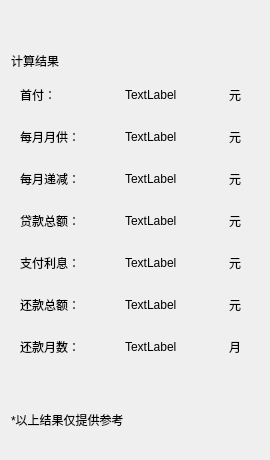
      <widget class="QWidget" name="widget_21" native="true">
       <property name="minimumSize">
        <size>
         <width>270</width>
         <height>0</height>
        </size>
       </property>
       <property name="maximumSize">
        <size>
         <width>250</width>
         <height>16777215</height>
        </size>
       </property>
       <property name="styleSheet">
        <string notr="true">font: 9pt &quot;锐字锐线怒放黑简1.0&quot;;</string>
       </property>
       <layout class="QGridLayout" name="gridLayout_49">
        <item row="0" column="0">
         <spacer name="verticalSpacer_11">
          <property name="orientation">
           <enum>Qt::Vertical</enum>
          </property>
          <property name="sizeType">
           <enum>QSizePolicy::Maximum</enum>
          </property>
          <property name="sizeHint" stdset="0">
           <size>
            <width>20</width>
            <height>40</height>
           </size>
          </property>
         </spacer>
        </item>
        <item row="1" column="0" colspan="2">
         <widget class="QLabel" name="label_19">
          <property name="styleSheet">
           <string notr="true">font: 9pt &quot;锐字锐线怒放黑简1.0&quot;;</string>
          </property>
          <property name="text">
           <string>计算结果</string>
          </property>
         </widget>
        </item>
        <item row="1" column="2">
         <spacer name="horizontalSpacer_3">
          <property name="orientation">
           <enum>Qt::Horizontal</enum>
          </property>
          <property name="sizeHint" stdset="0">
           <size>
            <width>163</width>
            <height>20</height>
           </size>
          </property>
         </spacer>
        </item>
        <item row="2" column="0" colspan="3">
         <widget class="QWidget" name="widget_ReFirst_1" native="true">
          <layout class="QGridLayout" name="gridLayout_37">
           <item row="0" column="0">
            <widget class="QLabel" name="label">
             <property name="styleSheet">
              <string notr="true">font: 9pt &quot;锐字锐线怒放黑简1.0&quot;;</string>
             </property>
             <property name="text">
              <string>首付：</string>
             </property>
            </widget>
           </item>
           <item row="0" column="1">
            <widget class="QLabel" name="label_ReFirst_1">
             <property name="styleSheet">
              <string notr="true">font: 9pt &quot;锐字锐线怒放黑简1.0&quot;;</string>
             </property>
             <property name="text">
              <string>TextLabel</string>
             </property>
            </widget>
           </item>
           <item row="0" column="2">
            <widget class="QLabel" name="label_3">
             <property name="maximumSize">
              <size>
               <width>21</width>
               <height>20</height>
              </size>
             </property>
             <property name="text">
              <string>元</string>
             </property>
            </widget>
           </item>
          </layout>
         </widget>
        </item>
        <item row="4" column="0" colspan="3">
         <widget class="QWidget" name="widget_Redecline_1" native="true">
          <property name="styleSheet">
           <string notr="true">font: 9pt &quot;锐字锐线怒放黑简1.0&quot;;</string>
          </property>
          <layout class="QGridLayout" name="gridLayout_48">
           <item row="0" column="0">
            <widget class="QLabel" name="label_8">
             <property name="text">
              <string>每月递减：</string>
             </property>
            </widget>
           </item>
           <item row="0" column="1">
            <widget class="QLabel" name="label_Redecline_1">
             <property name="text">
              <string>TextLabel</string>
             </property>
            </widget>
           </item>
           <item row="0" column="2">
            <widget class="QLabel" name="label_11">
             <property name="maximumSize">
              <size>
               <width>21</width>
               <height>20</height>
              </size>
             </property>
             <property name="text">
              <string>元</string>
             </property>
            </widget>
           </item>
          </layout>
         </widget>
        </item>
        <item row="5" column="0" colspan="3">
         <widget class="QWidget" name="widget_ReLoan_1" native="true">
          <layout class="QGridLayout" name="gridLayout_44">
           <item row="0" column="2">
            <widget class="QLabel" name="label_9">
             <property name="maximumSize">
              <size>
               <width>21</width>
               <height>20</height>
              </size>
             </property>
             <property name="text">
              <string>元</string>
             </property>
            </widget>
           </item>
           <item row="0" column="0">
            <widget class="QLabel" name="label_7">
             <property name="text">
              <string>贷款总额：</string>
             </property>
            </widget>
           </item>
           <item row="0" column="1">
            <widget class="QLabel" name="label_ReLoan_1">
             <property name="text">
              <string>TextLabel</string>
             </property>
            </widget>
           </item>
          </layout>
         </widget>
        </item>
        <item row="6" column="0" colspan="3">
         <widget class="QWidget" name="widget_Reinterest_1" native="true">
          <layout class="QGridLayout" name="gridLayout_45">
           <item row="0" column="0">
            <widget class="QLabel" name="label_10">
             <property name="text">
              <string>支付利息：</string>
             </property>
            </widget>
           </item>
           <item row="0" column="1">
            <widget class="QLabel" name="label_Reinterest_1">
             <property name="text">
              <string>TextLabel</string>
             </property>
            </widget>
           </item>
           <item row="0" column="2">
            <widget class="QLabel" name="label_12">
             <property name="maximumSize">
              <size>
               <width>21</width>
               <height>20</height>
              </size>
             </property>
             <property name="text">
              <string>元</string>
             </property>
            </widget>
           </item>
          </layout>
         </widget>
        </item>
        <item row="7" column="0" colspan="3">
         <widget class="QWidget" name="widget_Retotalpay_1" native="true">
          <layout class="QGridLayout" name="gridLayout_46">
           <item row="0" column="2">
            <widget class="QLabel" name="label_15">
             <property name="maximumSize">
              <size>
               <width>21</width>
               <height>20</height>
              </size>
             </property>
             <property name="text">
              <string>元</string>
             </property>
            </widget>
           </item>
           <item row="0" column="0">
            <widget class="QLabel" name="label_13">
             <property name="text">
              <string>还款总额：</string>
             </property>
            </widget>
           </item>
           <item row="0" column="1">
            <widget class="QLabel" name="label_Retotalpay_1">
             <property name="text">
              <string>TextLabel</string>
             </property>
            </widget>
           </item>
          </layout>
         </widget>
        </item>
        <item row="8" column="0" colspan="3">
         <widget class="QWidget" name="widget_Redate_1" native="true">
          <layout class="QGridLayout" name="gridLayout_47">
           <item row="0" column="0">
            <widget class="QLabel" name="label_16">
             <property name="text">
              <string>还款月数：</string>
             </property>
            </widget>
           </item>
           <item row="0" column="1">
            <widget class="QLabel" name="label_Redate_1">
             <property name="text">
              <string>TextLabel</string>
             </property>
            </widget>
           </item>
           <item row="0" column="2">
            <widget class="QLabel" name="label_18">
             <property name="maximumSize">
              <size>
               <width>21</width>
               <height>20</height>
              </size>
             </property>
             <property name="text">
              <string>月</string>
             </property>
            </widget>
           </item>
          </layout>
         </widget>
        </item>
        <item row="9" column="1">
         <spacer name="verticalSpacer_12">
          <property name="orientation">
           <enum>Qt::Vertical</enum>
          </property>
          <property name="sizeType">
           <enum>QSizePolicy::Maximum</enum>
          </property>
          <property name="sizeHint" stdset="0">
           <size>
            <width>20</width>
            <height>40</height>
           </size>
          </property>
         </spacer>
        </item>
        <item row="10" column="0" colspan="3">
         <widget class="QLabel" name="label_20">
          <property name="text">
           <string>*以上结果仅提供参考</string>
          </property>
         </widget>
        </item>
        <item row="11" column="1">
         <spacer name="verticalSpacer">
          <property name="orientation">
           <enum>Qt::Vertical</enum>
          </property>
          <property name="sizeType">
           <enum>QSizePolicy::Maximum</enum>
          </property>
          <property name="sizeHint" stdset="0">
           <size>
            <width>20</width>
            <height>20</height>
           </size>
          </property>
         </spacer>
        </item>
        <item row="3" column="0" colspan="3">
         <widget class="QWidget" name="widget_Remonthpay_1" native="true">
          <property name="styleSheet">
           <string notr="true">font: 9pt &quot;锐字锐线怒放黑简1.0&quot;;</string>
          </property>
          <layout class="QGridLayout" name="gridLayout_43">
           <item row="0" column="0">
            <widget class="QLabel" name="label_Remonthpay_change">
             <property name="text">
              <string>每月月供：</string>
             </property>
            </widget>
           </item>
           <item row="0" column="1">
            <widget class="QLabel" name="label_Remonthpay_1">
             <property name="text">
              <string>TextLabel</string>
             </property>
            </widget>
           </item>
           <item row="0" column="2">
            <widget class="QLabel" name="label_6">
             <property name="maximumSize">
              <size>
               <width>21</width>
               <height>20</height>
              </size>
             </property>
             <property name="text">
              <string>元</string>
             </property>
            </widget>
           </item>
          </layout>
         </widget>
        </item>
       </layout>
      </widget>
